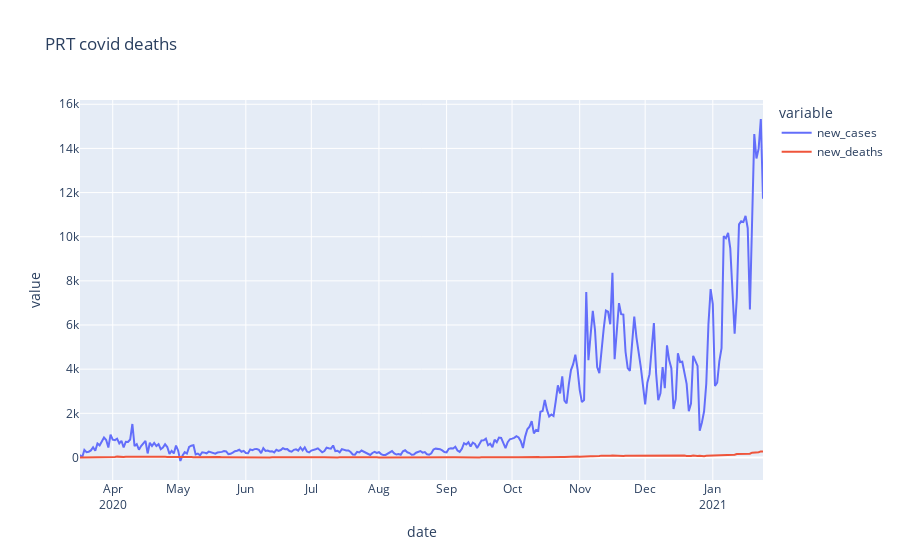

This figure's notebook cell:
### Code cell
prtb_2_line = b_2_line(df= prt_dd, x= prt_dd['date'], y=prt_dd.columns, title= 'PRT covid deaths')

### Figure 1 — Plotly figure (JSON) as saved in the notebook; plotly's stock layout.template omitted (floating-point values rounded to 4 significant figures; data arrays with more than 128 entries replaced by an {"elided": "..."} marker saying what was removed)
{"data": [{"hovertemplate": "variable=new_cases<br>date=%{x}<br>value=%{y}<extra></extra>", "legendgroup": "new_cases", "line": {"color": "#636efa", "dash": "solid"}, "mode": "lines", "name": "new_cases", "orientation": "v", "showlegend": true, "type": "scatter", "x": {"elided": "314 str values"}, "xaxis": "x", "y": {"elided": "314 int values"}, "yaxis": "y"}, {"hovertemplate": "variable=new_deaths<br>date=%{x}<br>value=%{y}<extra></extra>", "legendgroup": "new_deaths", "line": {"color": "#EF553B", "dash": "solid"}, "mode": "lines", "name": "new_deaths", "orientation": "v", "showlegend": true, "type": "scatter", "x": {"elided": "314 str values"}, "xaxis": "x", "y": {"elided": "314 int values"}, "yaxis": "y"}], "layout": {"legend": {"title": {"text": "variable"}, "tracegroupgap": 0}, "title": {"text": "PRT covid deaths"}, "xaxis": {"anchor": "y", "domain": [0, 1], "dtick": "M1", "tickformat": "%b\n%Y", "title": {"text": "date"}}, "yaxis": {"anchor": "x", "domain": [0, 1], "title": {"text": "value"}}}}
